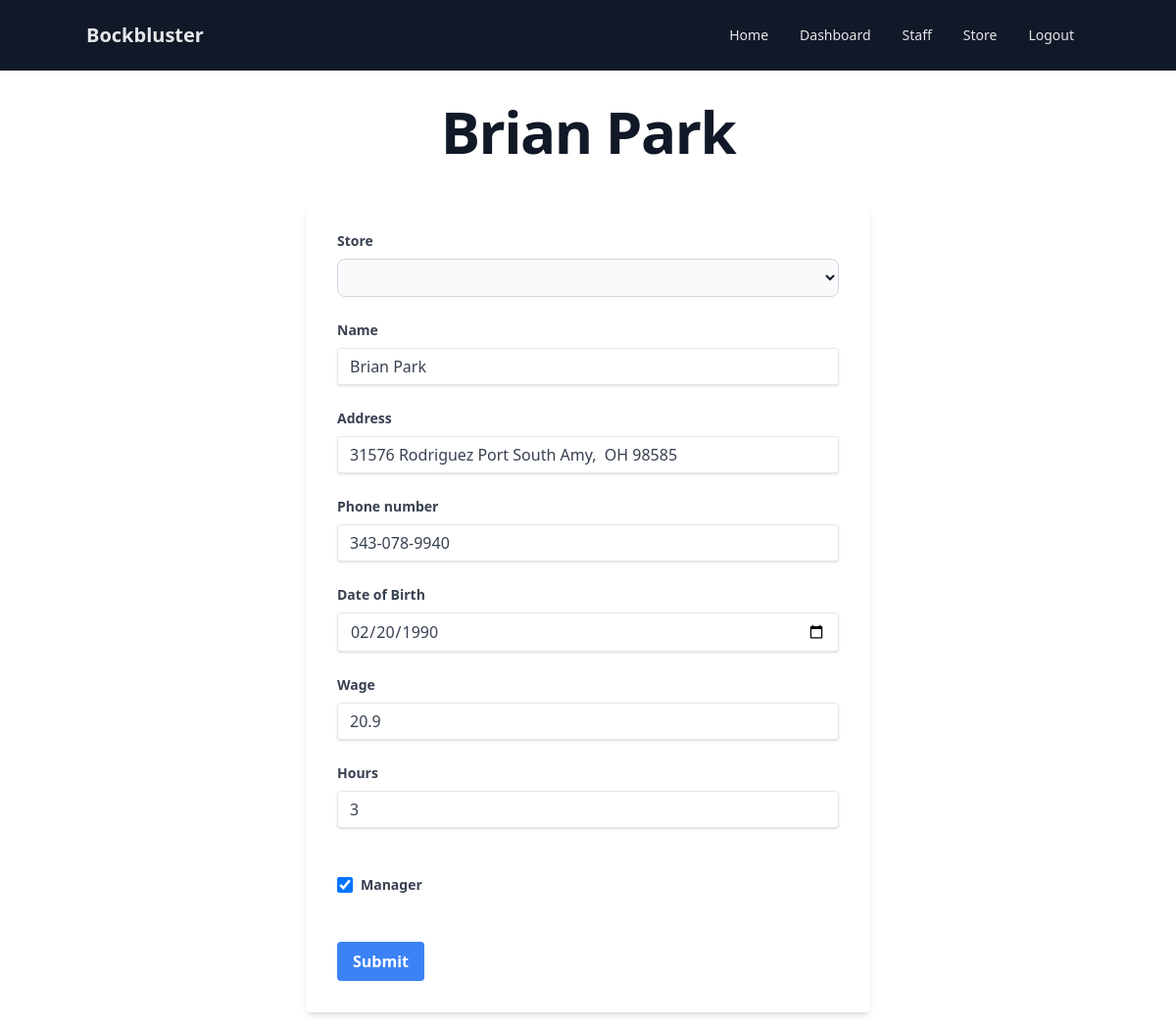
/update_staff_form.php?ID=3 (signed in), run on the app's committed database.
### tables this page shows
create table STAFF(
    ID int auto_increment,
    SID int,
    name varchar(100),
    username varchar(100),
    password varchar(255),
    address varchar(100),
    phone varchar(20),
    dob date,
    wage float(2),
    hours int unsigned,
    manager boolean,
    primary key (ID),
    foreign key (SID) references STORE(SID)
);

### compatibility/fetch.php (called while the page is built)
<?php
    function get($statement)
    {
        $collection = array();
        $count = $statement->num_rows;
        if ($count > 0)
        {
            while ($row = fetch($statement))
            {
                array_push($collection, $row);
            }
            $count = count($collection);
            if ($count > 0)
                return $collection;
            return null;
        }
        return null;
    }
    function fetch($statement)
    {
        if ($statement->num_rows > 0)
        {
            $metadata = $statement->result_metadata();
            $result = array();
            $parameters = array();
            while ($field = $metadata->fetch_field())
            {
                $parameters[] = &$result[$field->name];
            }
            call_user_func_array(
                array($statement, "bind_result"),
                $parameters
            );
            $row = $statement->fetch();
            if ($row)
                return $result;
        }
        return null;
    }
?>

### update_staff_form.php (the view, shortened to what this page needs)
<?php
    include_once("connection.php");
    include_once "compatibility/fetch.php";
    include_once("component/header.php");
    $ID = isset($_GET["ID"]);
    if ($ID) {
        $sql = "select * from STAFF where ID=?";
        $statement = $connection->prepare($sql);
        $statement->bind_param("s", $_GET["ID"]);
        $statement->execute();
        $statement->store_result();
        $employee = fetch($statement);
        $manager = $employee["manager"] ? "checked" : "";
    } else {
        echo "Please enter a staff ID to update.";
        return;
    }
    $sql = "select name, SID from STORE";
    $statement = $connection->prepare($sql);
    $statement->execute();
    $statement->store_result();
    $stores = get($statement);
    $row = isset($stores);
?>
<main>
    <h1 class="mt-8 mb-12 text-4xl font-extrabold tracking-tight leading-none text-gray-900 md:text-5xl lg:text-6xl">
        <a href="update_staff_form.php?ID=<?= $employee["ID"]; ?>"><?= $employee["name"]; ?></a>
    </h1>
    <div class="flex items-center justify-center h-fit">
        <div class="w-full max-w-xl">
            <form action="update_staff.php" method=post class="bg-white shadow-md rounded px-8 pt-6 pb-8 mb-4">
                <?php if ($row): ?>
                    <div class="mb-6">
                        <label class="block text-gray-700 text-sm font-bold mb-2" for="SID">Store</label>
                        <select id="SID" name="SID" class="py-2 px-3 bg-gray-50 border border-gray-300 text-gray-900 text-sm rounded-lg focus:ring-blue-500 focus:border-blue-500 block w-full p-2.5" required>
                            <option selected disabled hidden></option>
                            <?php foreach($stores as $store): ?>
                                <option value=<?= $store["SID"]; ?>><?= $store["name"]; ?></option>
                            <?php endforeach; ?>
                        </select>
                    </div>
                <?php endif; ?>
                <div class="mb-6">
                    <label class="block text-gray-700 text-sm font-bold mb-2" for="name">Name</label>
                    <input class="shadow appearance-none border rounded w-full py-2 px-3 text-gray-700 leading-tight focus:outline-none focus:shadow-outline" id="name" name="name" type="text" value="<?= $employee["name"]; ?>" placeholder="John Doe" required>
                </div>
                <div class="mb-6">
                    <label class="block text-gray-700 text-sm font-bold mb-2" for="dob">Address</label>
                    <input class="shadow appearance-none border rounded w-full py-2 px-3 text-gray-700 leading-tight focus:outline-none focus:shadow-outline" id="address" name="address" type="text" value="<?= $employee["address"]; ?>" placeholder="123 Street NW, Lethbridge, AB" required>
                </div>
                <div class="mb-6">
                    <label class="block text-gray-700 text-sm font-bold mb-2" for="phone">Phone number</label>
                    <input class="shadow appearance-none border rounded w-full py-2 px-3 text-gray-700 leading-tight focus:outline-none focus:shadow-outline" id="phone" name="phone" type="tel" value="<?= $employee["phone"]; ?>" placeholder="403-555-5555" required>
                </div>
                <div class="mb-6">
                    <label class="block text-gray-700 text-sm font-bold mb-2" for="dob">Date of Birth</label>
                    <input class="shadow appearance-none border rounded w-full py-2 px-3 text-gray-700 leading-tight focus:outline-none focus:shadow-outline" id="dob" name="dob" type="date" value="<?= $employee["dob"]; ?>" placeholder="1975-01-01" required>
                </div>
                <div class="mb-6">
                    <label class="block text-gray-700 text-sm font-bold mb-2" for="wage">Wage</label>
                    <input class="shadow appearance-none border rounded w-full py-2 px-3 text-gray-700 leading-tight focus:outline-none focus:shadow-outline" id="wage" name="wage" type="text" value="<?= $employee["wage"]; ?>" placeholder="14.00" required>
                </div>
                <div class="mb-12">
                    <label class="block text-gray-700 text-sm font-bold mb-2" for="hours">Hours</label>
                    <input class="shadow appearance-none border rounded w-full py-2 px-3 text-gray-700 leading-tight focus:outline-none focus:shadow-outline" id="hours" name="hours" type="text" value="<?= $employee["hours"]; ?>" placeholder="8" required>
                </div>
                <div class="mb-12">
                    <div class="flex items-center">
                        <input id="manager" name="manager" type="checkbox" <?= $manager; ?> class="w-4 h-4 text-blue-600 bg-gray-100 rounded border-gray-300 focus:ring-blue-500">
                        <label for="manager" class="ml-2 text-gray-700 text-sm font-bold">Manager</label>
                    </div>
                </div>
                <div class="flex items-center">
                    <button class="bg-blue-500 hover:bg-blue-700 text-white font-bold py-2 px-4 rounded focus:outline-none focus:shadow-outline" type=submit name="submit">Submit</button>
                </div>
            </form>
        </div>
    </div>
</main>
<?php
    include_once("component/footer.php");
?>

### css/index.css (style rules this page uses)
h1 { text-align: center; }

### data on the page
staff: name "Brian Park", address "31576 Rodriguez Port South Amy, OH 98585", phone "343-078-9940", dob "02/20/1990", wage "20.9", hours "3"
